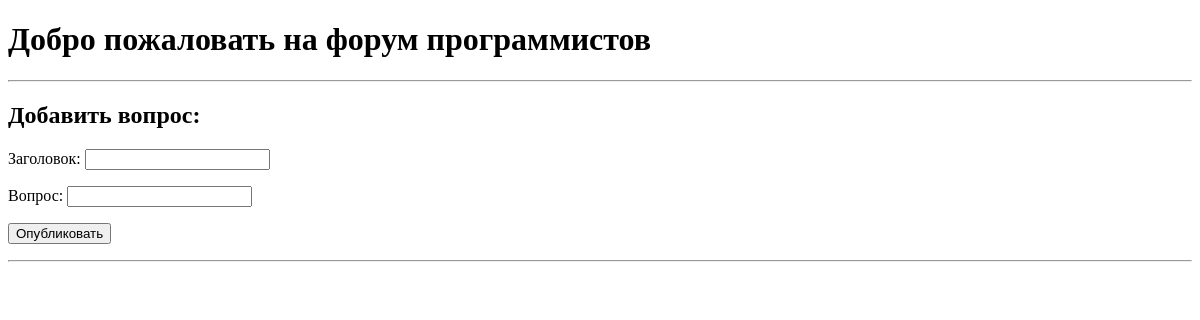
Before: / with the older database file.
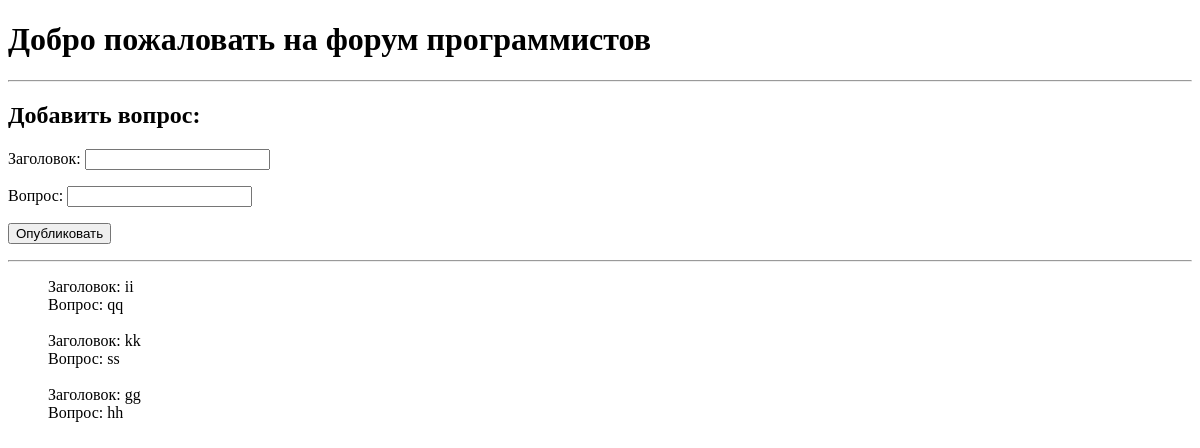
After: the same page with the newer database file.
### tables this page shows
CREATE TABLE problems (problem_id INTEGER PRIMARY KEY AUTOINCREMENT,title TEXT,message TEXT,added_date DATETIME);

### main_page/main.py (the view)
@main_page_bp.route('/')
def main_page():
    problems = get_all_problems_db()
    context = {'problems': problems}
    return render_template('index.html', context=context)

### database/models.py (called while the page is built)
def get_all_problems_db():
    connection = sqlite3.connect('database/forum.db')
    sql = connection.cursor()
    all_problems = sql.execute('SELECT * FROM problems ORDER BY added_date DESC;').fetchall()
    return all_problems

### templates/index.html (shortened to what this page needs)
<!DOCTYPE html>
<html lang="ru">
<head>
</head>
<body>
<h1>Добро пожаловать на форум программистов</h1>
<hr>
<h2>Добавить вопрос: </h2>
<form action="" method="post">
    <p>
        <label>Заголовок: </label>
        <input required type="text" name="title">
    </p>
    <p>
        <label>Вопрос: </label>
        <input required type="text" name="message">
    </p>
    <p>
        <button>Опубликовать</button>
    </p>
</form>
<hr>
<ul>
    {% for problem in context['problems'] %}
        Заголовок: {{ problem[1] }}<br>
        Вопрос: {{ problem[2] }}<br><br>
    {% endfor %}
</ul>
</body>
</html>

Changed rows visible on the page:
added problems: title "ii", message "qq"
added problems: title "kk", message "ss"
added problems: title "gg", message "hh"
